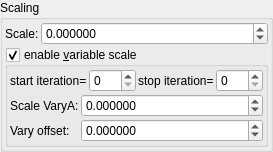
    <widget class="QGroupBox" name="groupBox_9">
     <property name="title">
      <string>Scaling</string>
     </property>
     <layout class="QVBoxLayout" name="verticalLayout_13" stretch="0,0">
      <property name="spacing">
       <number>2</number>
      </property>
      <property name="leftMargin">
       <number>2</number>
      </property>
      <property name="topMargin">
       <number>2</number>
      </property>
      <property name="rightMargin">
       <number>2</number>
      </property>
      <property name="bottomMargin">
       <number>2</number>
      </property>
      <item>
       <layout class="QHBoxLayout" name="horizontalLayout_5" stretch="0,1">
        <property name="topMargin">
         <number>0</number>
        </property>
        <item>
         <widget class="QLabel" name="label_14">
          <property name="text">
           <string>Scale:</string>
          </property>
         </widget>
        </item>
        <item>
         <widget class="MyDoubleSpinBox" name="spinbox_transf_scale_2">
          <property name="sizePolicy">
           <sizepolicy hsizetype="Minimum" vsizetype="Maximum">
            <horstretch>0</horstretch>
            <verstretch>0</verstretch>
           </sizepolicy>
          </property>
          <property name="prefix">
           <string/>
          </property>
          <property name="suffix">
           <string/>
          </property>
          <property name="decimals">
           <number>6</number>
          </property>
          <property name="minimum">
           <double>-99.989999999999995</double>
          </property>
          <property name="maximum">
           <double>99.989999999999995</double>
          </property>
          <property name="singleStep">
           <double>0.100000000000000</double>
          </property>
         </widget>
        </item>
       </layout>
      </item>
      <item>
       <widget class="MyGroupBox" name="groupCheck_transf_function_enabledK_false">
        <property name="title">
         <string>enable &amp;variable scale</string>
        </property>
        <property name="checkable">
         <bool>true</bool>
        </property>
        <layout class="QVBoxLayout" name="verticalLayout_15" stretch="0,0">
         <property name="spacing">
          <number>2</number>
         </property>
         <property name="leftMargin">
          <number>2</number>
         </property>
         <property name="topMargin">
          <number>2</number>
         </property>
         <property name="rightMargin">
          <number>2</number>
         </property>
         <property name="bottomMargin">
          <number>2</number>
         </property>
         <item>
          <layout class="QHBoxLayout" name="horizontalLayout" stretch="0,1,0,1">
           <property name="topMargin">
            <number>0</number>
           </property>
           <item>
            <widget class="QLabel" name="label_74">
             <property name="text">
              <string>start iteration=</string>
             </property>
             <property name="wordWrap">
              <bool>true</bool>
             </property>
            </widget>
           </item>
           <item>
            <widget class="MySpinBox" name="spinboxInt_transf_start_iterations_K">
             <property name="sizePolicy">
              <sizepolicy hsizetype="Minimum" vsizetype="Maximum">
               <horstretch>0</horstretch>
               <verstretch>0</verstretch>
              </sizepolicy>
             </property>
             <property name="minimum">
              <number>0</number>
             </property>
             <property name="maximum">
              <number>999</number>
             </property>
             <property name="value">
              <number>0</number>
             </property>
            </widget>
           </item>
           <item>
            <widget class="QLabel" name="label_59">
             <property name="text">
              <string>stop iteration=</string>
             </property>
             <property name="wordWrap">
              <bool>true</bool>
             </property>
            </widget>
           </item>
           <item>
            <widget class="MySpinBox" name="spinboxInt_transf_stop_iterations_K">
             <property name="sizePolicy">
              <sizepolicy hsizetype="Preferred" vsizetype="Maximum">
               <horstretch>0</horstretch>
               <verstretch>0</verstretch>
              </sizepolicy>
             </property>
             <property name="maximum">
              <number>999</number>
             </property>
            </widget>
           </item>
          </layout>
         </item>
         <item>
          <layout class="QGridLayout" name="gridLayout_31" columnstretch="0,1">
           <property name="spacing">
            <number>2</number>
           </property>
           <item row="1" column="1">
            <widget class="MyDoubleSpinBox" name="spinbox_transf_scale_vary_0">
             <property name="sizePolicy">
              <sizepolicy hsizetype="Minimum" vsizetype="Maximum">
               <horstretch>0</horstretch>
               <verstretch>0</verstretch>
              </sizepolicy>
             </property>
             <property name="prefix">
              <string/>
             </property>
             <property name="suffix">
              <string/>
             </property>
             <property name="decimals">
              <number>6</number>
             </property>
             <property name="minimum">
              <double>-99.989999999999995</double>
             </property>
             <property name="maximum">
              <double>99.989999999999995</double>
             </property>
             <property name="singleStep">
              <double>0.100000000000000</double>
             </property>
            </widget>
           </item>
           <item row="2" column="1">
            <widget class="MyDoubleSpinBox" name="spinbox_transf_scaleC_1">
             <property name="sizePolicy">
              <sizepolicy hsizetype="Minimum" vsizetype="Maximum">
               <horstretch>0</horstretch>
               <verstretch>0</verstretch>
              </sizepolicy>
             </property>
             <property name="prefix">
              <string/>
             </property>
             <property name="suffix">
              <string/>
             </property>
             <property name="decimals">
              <number>6</number>
             </property>
             <property name="minimum">
              <double>-99.989999999999995</double>
             </property>
             <property name="maximum">
              <double>99.989999999999995</double>
             </property>
             <property name="singleStep">
              <double>0.100000000000000</double>
             </property>
            </widget>
           </item>
           <item row="2" column="0">
            <widget class="QLabel" name="label_150">
             <property name="text">
              <string>Vary offset:</string>
             </property>
            </widget>
           </item>
           <item row="1" column="0">
            <widget class="QLabel" name="label_145">
             <property name="text">
              <string>Scale VaryA:</string>
             </property>
            </widget>
           </item>
          </layout>
         </item>
        </layout>
       </widget>
      </item>
     </layout>
    </widget>
